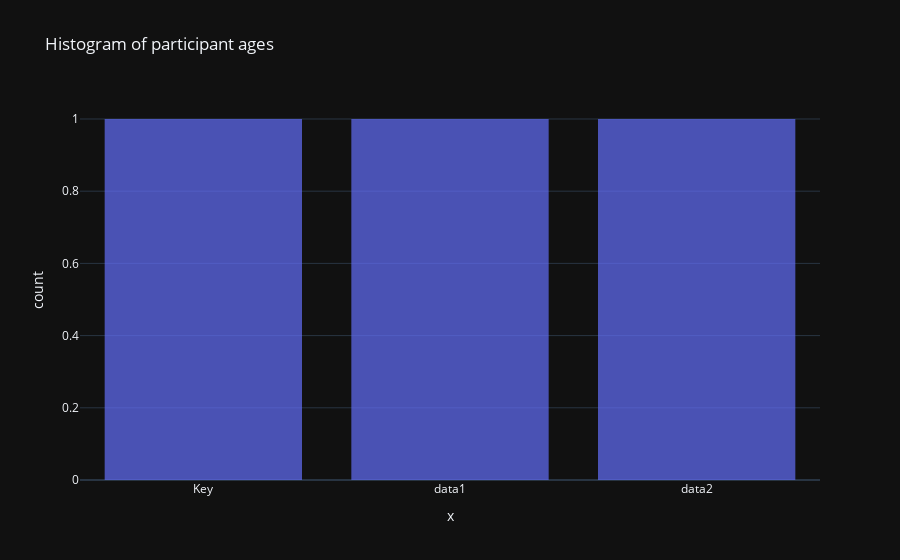

Here is the notebook cell this chart was saved with:
### Code cell
hist = px.histogram(
    agg_df2,
    x=['Key', 'data1', 'data2'],
    #
    title='Histogram of participant ages',
    opacity=0.7,
)

hist.show()

### Figure 1 — Plotly figure (JSON) as saved in the notebook; plotly's stock layout.template omitted (floating-point values rounded to 4 significant figures)
{"data": [{"alignmentgroup": "True", "bingroup": "x", "hovertemplate": "x=%{x}<br>count=%{y}<extra></extra>", "legendgroup": "", "marker": {"color": "#636efa", "opacity": 0.7}, "name": "", "offsetgroup": "", "orientation": "v", "showlegend": false, "type": "histogram", "x": ["Key", "data1", "data2"], "xaxis": "x", "yaxis": "y"}], "layout": {"barmode": "relative", "legend": {"tracegroupgap": 0}, "title": {"text": "Histogram of participant ages"}, "xaxis": {"anchor": "y", "domain": [0, 1], "title": {"text": "x"}}, "yaxis": {"anchor": "x", "domain": [0, 1], "title": {"text": "count"}}}}
